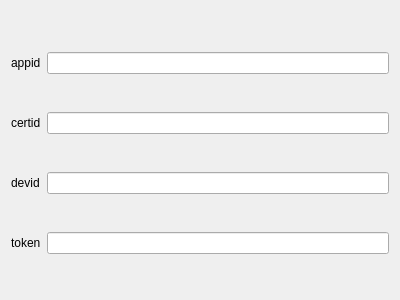
<?xml version="1.0" encoding="UTF-8"?>
<ui version="4.0">
 <class>WizardPage2</class>
 <widget class="QWizardPage" name="WizardPage2">
  <property name="geometry">
   <rect>
    <x>0</x>
    <y>0</y>
    <width>400</width>
    <height>300</height>
   </rect>
  </property>
  <property name="windowTitle">
   <string/>
  </property>
  <property name="title">
   <string>Sandbox Credentials</string>
  </property>
  <property name="subTitle">
   <string>From here you will configure your Ebay sandbox API credentials.</string>
  </property>
  <layout class="QGridLayout" name="gridLayout">
   <property name="topMargin">
    <number>20</number>
   </property>
   <item row="0" column="1">
    <widget class="QLineEdit" name="lineEditAppid"/>
   </item>
   <item row="1" column="0">
    <widget class="QLabel" name="labelCertid">
     <property name="text">
      <string>certid</string>
     </property>
    </widget>
   </item>
   <item row="3" column="0">
    <widget class="QLabel" name="labelToken">
     <property name="text">
      <string>token</string>
     </property>
    </widget>
   </item>
   <item row="1" column="1">
    <widget class="QLineEdit" name="lineEditCertid"/>
   </item>
   <item row="2" column="1">
    <widget class="QLineEdit" name="lineEditDevid"/>
   </item>
   <item row="3" column="1">
    <widget class="QLineEdit" name="lineEditToken"/>
   </item>
   <item row="2" column="0">
    <widget class="QLabel" name="labelDevid">
     <property name="text">
      <string>devid</string>
     </property>
    </widget>
   </item>
   <item row="0" column="0">
    <widget class="QLabel" name="labelAppid">
     <property name="text">
      <string>appid</string>
     </property>
    </widget>
   </item>
  </layout>
 </widget>
 <resources/>
 <connections/>
</ui>
